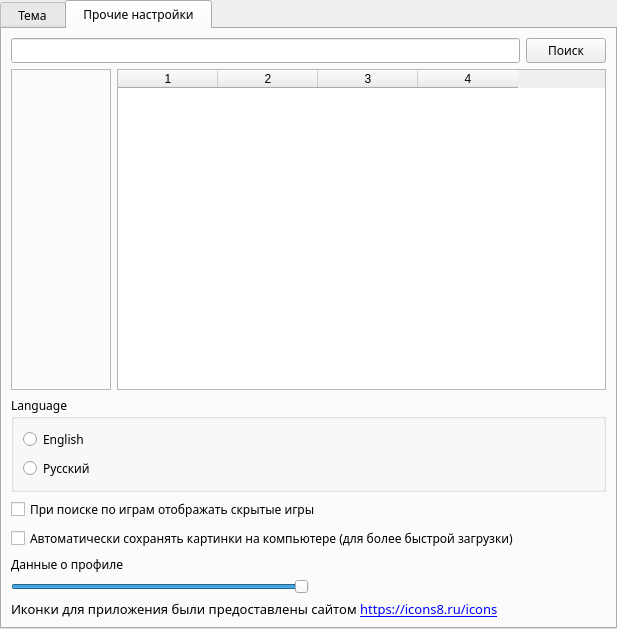
<?xml version="1.0" encoding="UTF-8"?>
<ui version="4.0">
 <class>FormSettings</class>
 <widget class="QWidget" name="FormSettings">
  <property name="geometry">
   <rect>
    <x>0</x>
    <y>0</y>
    <width>617</width>
    <height>629</height>
   </rect>
  </property>
  <property name="font">
   <font>
    <family>Ebrima</family>
   </font>
  </property>
  <property name="windowTitle">
   <string>Form</string>
  </property>
  <layout class="QGridLayout" name="gridLayout_7">
   <property name="leftMargin">
    <number>0</number>
   </property>
   <property name="topMargin">
    <number>0</number>
   </property>
   <property name="rightMargin">
    <number>0</number>
   </property>
   <property name="bottomMargin">
    <number>0</number>
   </property>
   <item row="0" column="0">
    <widget class="QTabWidget" name="tabWidget">
     <property name="currentIndex">
      <number>1</number>
     </property>
     <widget class="QWidget" name="tab">
      <attribute name="title">
       <string>  Тема  </string>
      </attribute>
      <layout class="QGridLayout" name="gridLayout">
       <item row="0" column="0">
        <widget class="QRadioButton" name="RadioButtonDarkTheme">
         <property name="sizePolicy">
          <sizepolicy hsizetype="Expanding" vsizetype="Fixed">
           <horstretch>0</horstretch>
           <verstretch>0</verstretch>
          </sizepolicy>
         </property>
         <property name="text">
          <string>Тёмная тема</string>
         </property>
        </widget>
       </item>
       <item row="0" column="1">
        <widget class="QRadioButton" name="RadioButtonLightTheme">
         <property name="sizePolicy">
          <sizepolicy hsizetype="Expanding" vsizetype="Fixed">
           <horstretch>0</horstretch>
           <verstretch>0</verstretch>
          </sizepolicy>
         </property>
         <property name="text">
          <string>Светлая тема</string>
         </property>
        </widget>
       </item>
       <item row="0" column="2">
        <widget class="QRadioButton" name="RadioButtonCustomTheme">
         <property name="enabled">
          <bool>false</bool>
         </property>
         <property name="sizePolicy">
          <sizepolicy hsizetype="Expanding" vsizetype="Fixed">
           <horstretch>0</horstretch>
           <verstretch>0</verstretch>
          </sizepolicy>
         </property>
         <property name="text">
          <string notr="true">Своя тема (В разработке)</string>
         </property>
        </widget>
       </item>
       <item row="2" column="0" colspan="3">
        <widget class="QGroupBox" name="groupBox_4">
         <property name="title">
          <string notr="true">GroupBox</string>
         </property>
         <layout class="QGridLayout" name="gridLayout_3">
          <item row="0" column="0">
           <widget class="QPushButton" name="pushButton_5">
            <property name="enabled">
             <bool>false</bool>
            </property>
            <property name="text">
             <string notr="true">Настроить</string>
            </property>
           </widget>
          </item>
         </layout>
        </widget>
       </item>
      </layout>
     </widget>
     <widget class="QWidget" name="tab_2">
      <attribute name="title">
       <string>  Прочие настройки  </string>
      </attribute>
      <layout class="QVBoxLayout" name="verticalLayout_3">
       <item>
        <layout class="QHBoxLayout" name="horizontalLayout">
         <item>
          <widget class="QLineEdit" name="LineEditFindGame"/>
         </item>
         <item>
          <widget class="QPushButton" name="ButtonFindGame">
           <property name="text">
            <string>Поиск</string>
           </property>
          </widget>
         </item>
        </layout>
       </item>
       <item>
        <layout class="QHBoxLayout" name="horizontalLayout_3">
         <item>
          <widget class="QFrame" name="FrameProfilesHideGames">
           <property name="minimumSize">
            <size>
             <width>100</width>
             <height>0</height>
            </size>
           </property>
           <property name="frameShape">
            <enum>QFrame::StyledPanel</enum>
           </property>
           <property name="frameShadow">
            <enum>QFrame::Raised</enum>
           </property>
          </widget>
         </item>
         <item>
          <widget class="QTableWidget" name="TableWidgetGames">
           <property name="sizePolicy">
            <sizepolicy hsizetype="Expanding" vsizetype="Expanding">
             <horstretch>0</horstretch>
             <verstretch>0</verstretch>
            </sizepolicy>
           </property>
           <property name="rowCount">
            <number>0</number>
           </property>
           <property name="columnCount">
            <number>4</number>
           </property>
           <column/>
           <column/>
           <column/>
           <column/>
          </widget>
         </item>
        </layout>
       </item>
       <item>
        <widget class="QGroupBox" name="groupBox">
         <property name="title">
          <string>Language</string>
         </property>
         <layout class="QVBoxLayout" name="verticalLayout">
          <item>
           <widget class="QRadioButton" name="RadioButtonLanguageEnglish">
            <property name="text">
             <string notr="true">English</string>
            </property>
           </widget>
          </item>
          <item>
           <widget class="QRadioButton" name="RadioButtonLanguageRussian">
            <property name="text">
             <string notr="true">Русский</string>
            </property>
           </widget>
          </item>
         </layout>
        </widget>
       </item>
       <item>
        <widget class="QCheckBox" name="CheckBoxVisibleHiddenGames">
         <property name="text">
          <string>При поиске по играм отображать скрытые игры</string>
         </property>
        </widget>
       </item>
       <item>
        <widget class="QCheckBox" name="CheckBoxSaveImage">
         <property name="text">
          <string>Автоматически сохранять картинки на компьютере (для более быстрой загрузки)</string>
         </property>
        </widget>
       </item>
       <item>
        <layout class="QHBoxLayout" name="horizontalLayout_2">
         <item>
          <layout class="QVBoxLayout" name="verticalLayout_2">
           <item>
            <widget class="QLabel" name="label">
             <property name="text">
              <string>Данные о профиле</string>
             </property>
            </widget>
           </item>
           <item>
            <widget class="QSlider" name="SliderProfileSize">
             <property name="maximum">
              <number>2</number>
             </property>
             <property name="value">
              <number>2</number>
             </property>
             <property name="orientation">
              <enum>Qt::Horizontal</enum>
             </property>
            </widget>
           </item>
          </layout>
         </item>
         <item>
          <spacer name="horizontalSpacer">
           <property name="orientation">
            <enum>Qt::Horizontal</enum>
           </property>
           <property name="sizeHint" stdset="0">
            <size>
             <width>40</width>
             <height>20</height>
            </size>
           </property>
          </spacer>
         </item>
        </layout>
       </item>
       <item>
        <widget class="QLabel" name="labelIcons8">
         <property name="font">
          <font>
           <family>Ebrima</family>
           <pointsize>10</pointsize>
          </font>
         </property>
         <property name="text">
          <string>&lt;html&gt;&lt;head/&gt;&lt;body&gt;&lt;p&gt;Иконки для приложения были предоставлены сайтом &lt;a href=https://icons8.ru/icons&gt;https://icons8.ru/icons&lt;/a&gt;&lt;/p&gt;&lt;/body&gt;&lt;/html&gt;</string>
         </property>
         <property name="wordWrap">
          <bool>true</bool>
         </property>
         <property name="openExternalLinks">
          <bool>true</bool>
         </property>
         <property name="textInteractionFlags">
          <set>Qt::TextBrowserInteraction</set>
         </property>
        </widget>
       </item>
      </layout>
     </widget>
    </widget>
   </item>
  </layout>
 </widget>
 <resources/>
 <connections/>
</ui>
